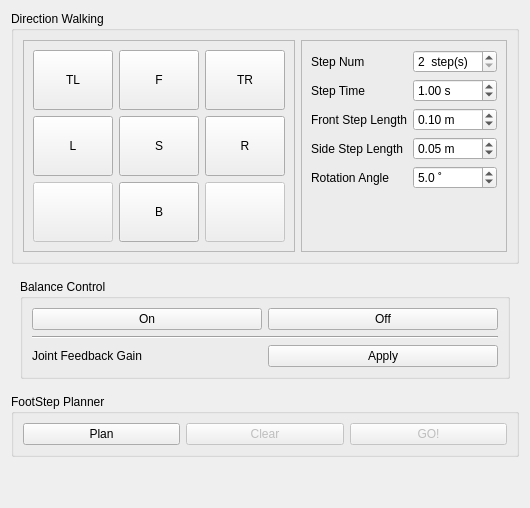
         <widget class="QWidget" name="tab_walking_module">
          <property name="enabled">
           <bool>true</bool>
          </property>
          <attribute name="title">
           <string>Walking</string>
          </attribute>
          <layout class="QVBoxLayout" name="verticalLayout_5">
           <item>
            <widget class="QGroupBox" name="groupBox">
             <property name="title">
              <string>Direction Walking</string>
             </property>
             <layout class="QHBoxLayout" name="horizontalLayout_3">
              <item>
               <widget class="QFrame" name="directon_walking_frame">
                <property name="frameShape">
                 <enum>QFrame::StyledPanel</enum>
                </property>
                <layout class="QGridLayout" name="gridLayout_4">
                 <item row="0" column="0">
                  <widget class="QPushButton" name="A0_button_fl">
                   <property name="minimumSize">
                    <size>
                     <width>60</width>
                     <height>60</height>
                    </size>
                   </property>
                   <property name="maximumSize">
                    <size>
                     <width>100</width>
                     <height>100</height>
                    </size>
                   </property>
                   <property name="text">
                    <string>TL</string>
                   </property>
                  </widget>
                 </item>
                 <item row="3" column="0">
                  <widget class="QPushButton" name="C0_button_bl">
                   <property name="enabled">
                    <bool>false</bool>
                   </property>
                   <property name="minimumSize">
                    <size>
                     <width>60</width>
                     <height>60</height>
                    </size>
                   </property>
                   <property name="maximumSize">
                    <size>
                     <width>100</width>
                     <height>100</height>
                    </size>
                   </property>
                   <property name="text">
                    <string/>
                   </property>
                  </widget>
                 </item>
                 <item row="0" column="2">
                  <widget class="QPushButton" name="A2_button_fr">
                   <property name="minimumSize">
                    <size>
                     <width>60</width>
                     <height>60</height>
                    </size>
                   </property>
                   <property name="maximumSize">
                    <size>
                     <width>100</width>
                     <height>100</height>
                    </size>
                   </property>
                   <property name="text">
                    <string>TR</string>
                   </property>
                  </widget>
                 </item>
                 <item row="2" column="2">
                  <widget class="QPushButton" name="B2_button_r">
                   <property name="minimumSize">
                    <size>
                     <width>60</width>
                     <height>60</height>
                    </size>
                   </property>
                   <property name="maximumSize">
                    <size>
                     <width>100</width>
                     <height>100</height>
                    </size>
                   </property>
                   <property name="text">
                    <string>R</string>
                   </property>
                  </widget>
                 </item>
                 <item row="2" column="1">
                  <widget class="QPushButton" name="B1_button_stop">
                   <property name="enabled">
                    <bool>true</bool>
                   </property>
                   <property name="minimumSize">
                    <size>
                     <width>60</width>
                     <height>60</height>
                    </size>
                   </property>
                   <property name="maximumSize">
                    <size>
                     <width>100</width>
                     <height>100</height>
                    </size>
                   </property>
                   <property name="text">
                    <string>S</string>
                   </property>
                  </widget>
                 </item>
                 <item row="2" column="0">
                  <widget class="QPushButton" name="B0_button_l">
                   <property name="minimumSize">
                    <size>
                     <width>60</width>
                     <height>60</height>
                    </size>
                   </property>
                   <property name="maximumSize">
                    <size>
                     <width>100</width>
                     <height>100</height>
                    </size>
                   </property>
                   <property name="text">
                    <string>L</string>
                   </property>
                  </widget>
                 </item>
                 <item row="3" column="1">
                  <widget class="QPushButton" name="C1_button_b">
                   <property name="minimumSize">
                    <size>
                     <width>60</width>
                     <height>60</height>
                    </size>
                   </property>
                   <property name="maximumSize">
                    <size>
                     <width>100</width>
                     <height>100</height>
                    </size>
                   </property>
                   <property name="text">
                    <string>B</string>
                   </property>
                  </widget>
                 </item>
                 <item row="3" column="2">
                  <widget class="QPushButton" name="C2_button_br">
                   <property name="enabled">
                    <bool>false</bool>
                   </property>
                   <property name="minimumSize">
                    <size>
                     <width>60</width>
                     <height>60</height>
                    </size>
                   </property>
                   <property name="maximumSize">
                    <size>
                     <width>100</width>
                     <height>100</height>
                    </size>
                   </property>
                   <property name="text">
                    <string/>
                   </property>
                  </widget>
                 </item>
                 <item row="0" column="1">
                  <widget class="QPushButton" name="A1_button_f">
                   <property name="minimumSize">
                    <size>
                     <width>60</width>
                     <height>60</height>
                    </size>
                   </property>
                   <property name="maximumSize">
                    <size>
                     <width>100</width>
                     <height>100</height>
                    </size>
                   </property>
                   <property name="text">
                    <string>F</string>
                   </property>
                  </widget>
                 </item>
                </layout>
               </widget>
              </item>
              <item>
               <widget class="QFrame" name="direction_param_frame">
                <property name="frameShape">
                 <enum>QFrame::StyledPanel</enum>
                </property>
                <property name="frameShadow">
                 <enum>QFrame::Plain</enum>
                </property>
                <layout class="QFormLayout" name="formLayout">
                 <item row="2" column="1">
                  <widget class="QSpinBox" name="A1_spinbox_step_num">
                   <property name="suffix">
                    <string>  step(s)</string>
                   </property>
                   <property name="minimum">
                    <number>2</number>
                   </property>
                  </widget>
                 </item>
                 <item row="2" column="0">
                  <widget class="QLabel" name="A0_label_step_num">
                   <property name="text">
                    <string>Step Num</string>
                   </property>
                  </widget>
                 </item>
                 <item row="4" column="0">
                  <widget class="QLabel" name="B0_label_f_step_length">
                   <property name="text">
                    <string>Front Step Length</string>
                   </property>
                  </widget>
                 </item>
                 <item row="4" column="1">
                  <widget class="QDoubleSpinBox" name="B1_spinbox_f_step_length">
                   <property name="suffix">
                    <string> m</string>
                   </property>
                   <property name="decimals">
                    <number>2</number>
                   </property>
                   <property name="maximum">
                    <double>2.000000000000000</double>
                   </property>
                   <property name="singleStep">
                    <double>0.010000000000000</double>
                   </property>
                   <property name="value">
                    <double>0.100000000000000</double>
                   </property>
                  </widget>
                 </item>
                 <item row="5" column="0">
                  <widget class="QLabel" name="C0_label_s_step_length">
                   <property name="text">
                    <string>Side Step Length</string>
                   </property>
                  </widget>
                 </item>
                 <item row="5" column="1">
                  <widget class="QDoubleSpinBox" name="C1_spinbox_s_step_length">
                   <property name="suffix">
                    <string> m</string>
                   </property>
                   <property name="decimals">
                    <number>2</number>
                   </property>
                   <property name="maximum">
                    <double>2.000000000000000</double>
                   </property>
                   <property name="singleStep">
                    <double>0.010000000000000</double>
                   </property>
                   <property name="value">
                    <double>0.050000000000000</double>
                   </property>
                  </widget>
                 </item>
                 <item row="6" column="0">
                  <widget class="QLabel" name="D0_label_r_angle">
                   <property name="text">
                    <string>Rotation Angle</string>
                   </property>
                  </widget>
                 </item>
                 <item row="6" column="1">
                  <widget class="QDoubleSpinBox" name="D1_spinbox_r_angle">
                   <property name="suffix">
                    <string> ˚</string>
                   </property>
                   <property name="decimals">
                    <number>1</number>
                   </property>
                   <property name="maximum">
                    <double>180.000000000000000</double>
                   </property>
                   <property name="singleStep">
                    <double>5.000000000000000</double>
                   </property>
                   <property name="value">
                    <double>5.000000000000000</double>
                   </property>
                  </widget>
                 </item>
                 <item row="3" column="0">
                  <widget class="QLabel" name="AB0_label_step_time">
                   <property name="text">
                    <string>Step Time</string>
                   </property>
                  </widget>
                 </item>
                 <item row="3" column="1">
                  <widget class="QDoubleSpinBox" name="AB1_spinbox_step_time">
                   <property name="suffix">
                    <string> s</string>
                   </property>
                   <property name="maximum">
                    <double>10.000000000000000</double>
                   </property>
                   <property name="singleStep">
                    <double>0.010000000000000</double>
                   </property>
                   <property name="value">
                    <double>1.000000000000000</double>
                   </property>
                  </widget>
                 </item>
                </layout>
               </widget>
              </item>
             </layout>
            </widget>
           </item>
           <item>
            <widget class="QWidget" name="widget" native="true">
             <layout class="QVBoxLayout" name="verticalLayout_6">
              <item>
               <widget class="QGroupBox" name="groupBox_3">
                <property name="title">
                 <string>Balance Control</string>
                </property>
                <layout class="QGridLayout" name="gridLayout_9">
                 <item row="0" column="0" colspan="2">
                  <widget class="QPushButton" name="button_balance_on">
                   <property name="text">
                    <string>On</string>
                   </property>
                  </widget>
                 </item>
                 <item row="0" column="2" colspan="2">
                  <widget class="QPushButton" name="button_balance_off">
                   <property name="text">
                    <string>Off</string>
                   </property>
                  </widget>
                 </item>
                 <item row="2" column="2" colspan="2">
                  <widget class="QPushButton" name="button_feedback_gain_apply">
                   <property name="text">
                    <string>Apply</string>
                   </property>
                  </widget>
                 </item>
                 <item row="1" column="0" colspan="4">
                  <widget class="Line" name="line_5">
                   <property name="orientation">
                    <enum>Qt::Horizontal</enum>
                   </property>
                  </widget>
                 </item>
                 <item row="2" column="0" colspan="2">
                  <widget class="QLabel" name="label_10">
                   <property name="text">
                    <string>Joint Feedback Gain</string>
                   </property>
                  </widget>
                 </item>
                </layout>
               </widget>
              </item>
             </layout>
            </widget>
           </item>
           <item>
            <widget class="QGroupBox" name="footstep_planner_widget">
             <property name="title">
              <string>FootStep Planner</string>
             </property>
             <layout class="QGridLayout" name="gridLayout_8">
              <item row="0" column="0">
               <widget class="QPushButton" name="A0_button_get_step">
                <property name="enabled">
                 <bool>true</bool>
                </property>
                <property name="text">
                 <string>Plan</string>
                </property>
               </widget>
              </item>
              <item row="0" column="1">
               <widget class="QPushButton" name="A1_button_clear_step">
                <property name="enabled">
                 <bool>false</bool>
                </property>
                <property name="text">
                 <string>Clear</string>
                </property>
               </widget>
              </item>
              <item row="0" column="2">
               <widget class="QPushButton" name="A2_button_go_walking">
                <property name="enabled">
                 <bool>false</bool>
                </property>
                <property name="text">
                 <string>GO!</string>
                </property>
               </widget>
              </item>
             </layout>
            </widget>
           </item>
           <item>
            <spacer name="verticalSpacer_2">
             <property name="orientation">
              <enum>Qt::Vertical</enum>
             </property>
             <property name="sizeHint" stdset="0">
              <size>
               <width>20</width>
               <height>40</height>
              </size>
             </property>
            </spacer>
           </item>
          </layout>
         </widget>
